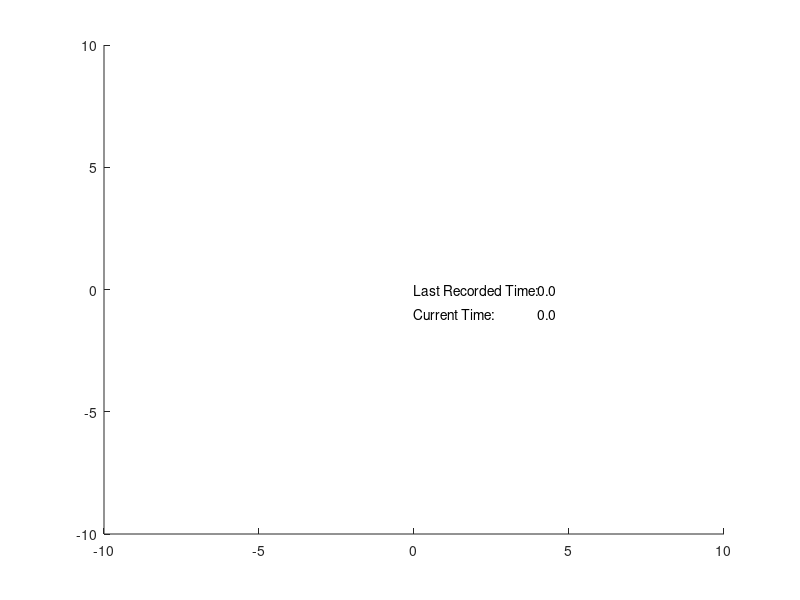

Recreate this plot in MATLAB. (Note: this script raises an error after producing the figure.)
%% Timestamp function
% This function takes in a music file, plots the wave form, plays it back,
% and records the time everytime a key is pressed.  Manual beat detection

%drive an object around the screen
close all; clear all; clc;

%setup plotting
h1 = figure(1);
scrnpos = [800, 290, 800,  600];  %xstart, ystart, xdist, ydist
set(h1,'OuterPosition',scrnpos) 
axis([-10 10 -10 10]);

%setup a function to be called when a keyboard key is pressed
set(h1, 'KeyPressFcn', @(h,evt) MyKeyPress_Callback(evt.Key) );
%keyboard interrupt
global key;
key = -1;

hold on
text(0,0,'Last Recorded Time:');
t1 = text(4,0,'0.0');
text(0,-1,'Current Time:');
t2 = text(4,-1,'0.0');

%% Definitions

% Define music filename (without team number).
musicfilename = 'Check It Yo E';
teamnumber = '102';

%% Music

% Load the piece of music for the robot to dance to.
[y,Fs] = audioread([num2str(teamnumber) ' ' musicfilename '.wav']);

% Calculate the duration of the music.
musicduration = (length(y)-1)/Fs;

% Create a time vector for the entire piece of music, for use in plotting.
t = (1:musicduration)';

% Pad the start of the music file with zeros for the silence.
y = [zeros(length(t)-length(y),2); y];


%% Choose duration

% Set the start and stop times of the segment we want to test.
% To play the entire dance, set tstart = t(1) and tstop = t(end).
tstart = t(1);
%tstop = t(end);
tstop = t(end);

% Select only the part of the music that we want to play right now, from
% tstart to tstop.
yplay = y(1+round(Fs*(tstart - t(1))):round(Fs*(tstop-t(1))),:);

% Put this snippet into an audio player so we can listen to it.
music = audioplayer(yplay,Fs);

% place to store the times of 
tvia = [];
tvia_counter = 1;
%% Start music and timer

% Start the zero-padded music so we hear it.
play(music);

tic;

while key ~= 'q'
    % Increment our counter.
    i = i+1; 
   %update the input position with keyboard input
    switch key 
        case 'downarrow'
            % record time
            tvia(tvia_counter) = toc;
            set(t1,'String',num2str(tvia(tvia_counter)));
            
            
            tvia_counter = tvia_counter+1;
            key = -1; % reset the current keypress value
        otherwise 
            
    end
    set(t2,'String',num2str(toc));
    pause(0.01);  %only update every 10ms
    
end
stop(music);
dance = zeros(length(tvia),20); %1 = time of via point, 
                                %2:7 position at via point
                                %8:13 vel at via point
                                %14:19 acc at via point
                                %20 type of traj

dance(:,1) = tvia';
dance = [zeros(1,20);dance(:,:)]; % start robot in initial pose
close all;
save('team102_test.mat')










